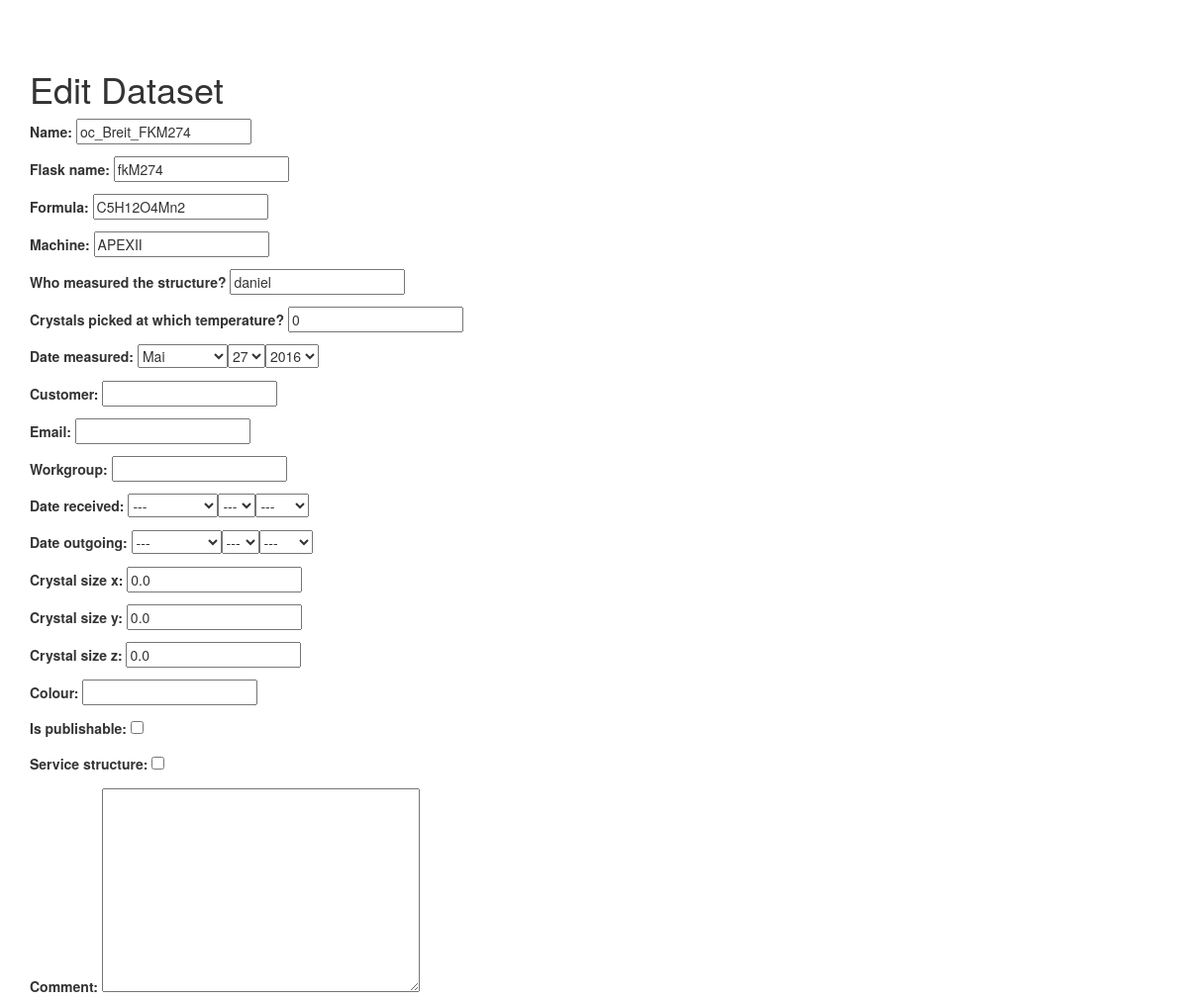
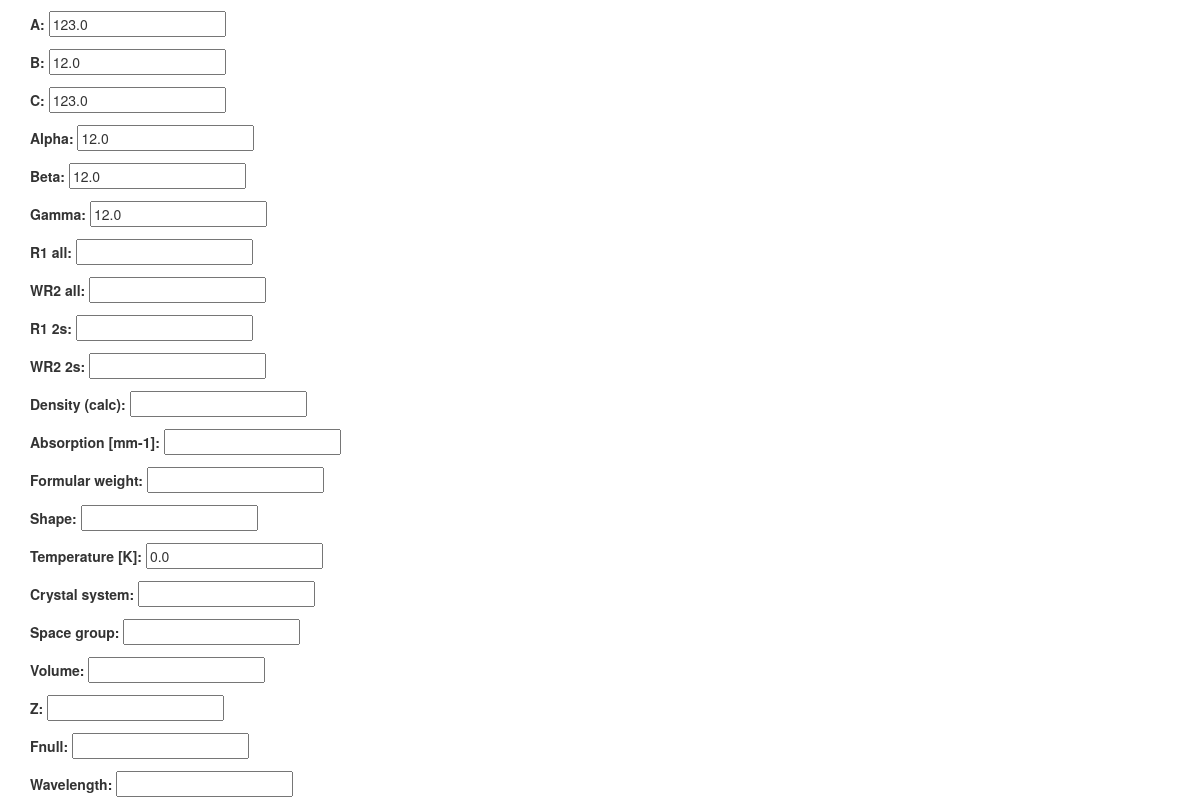
/stdb/1/edit/ (upper part), run on an earlier commit of the app's database (2 pictures, top to bottom).
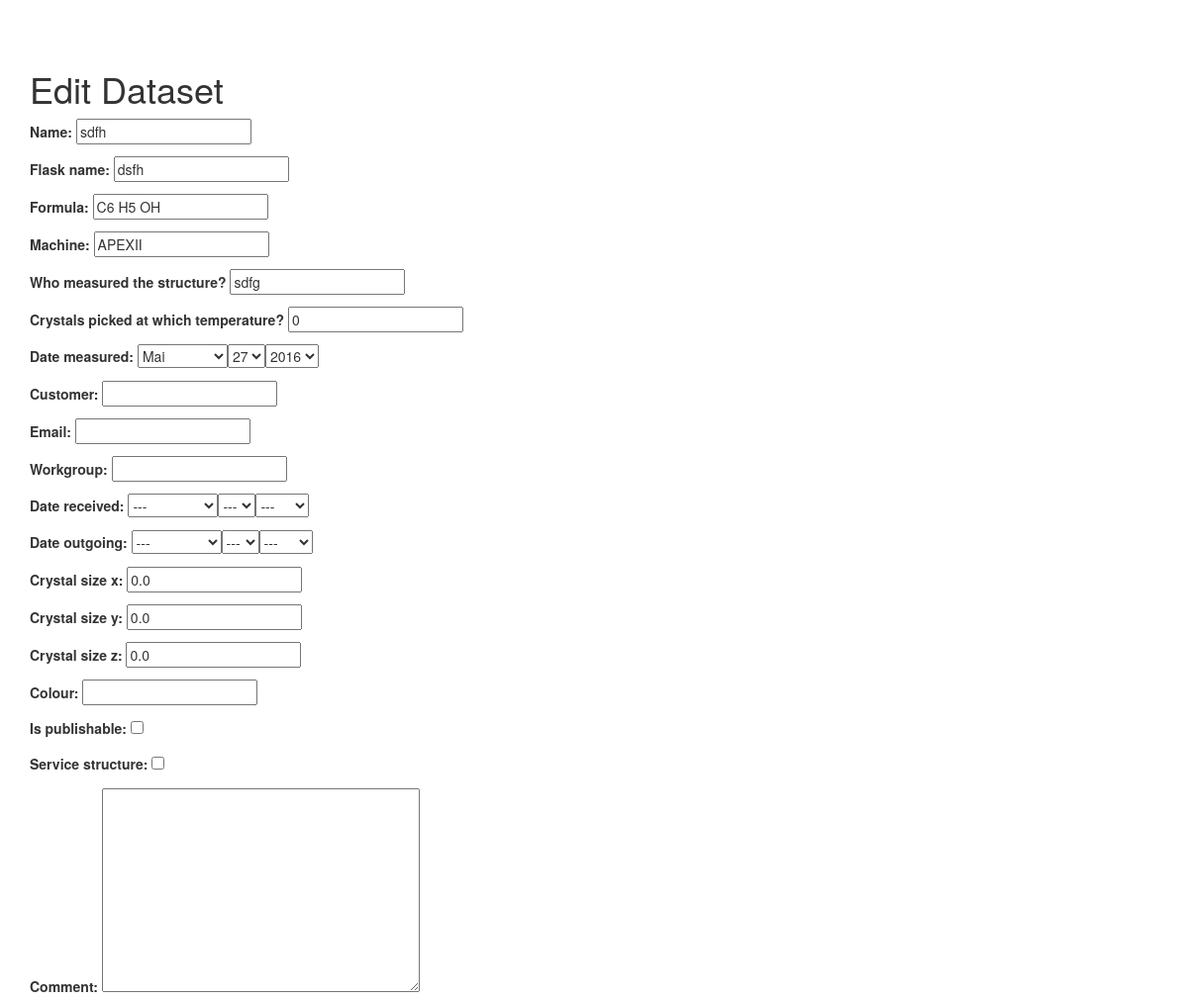
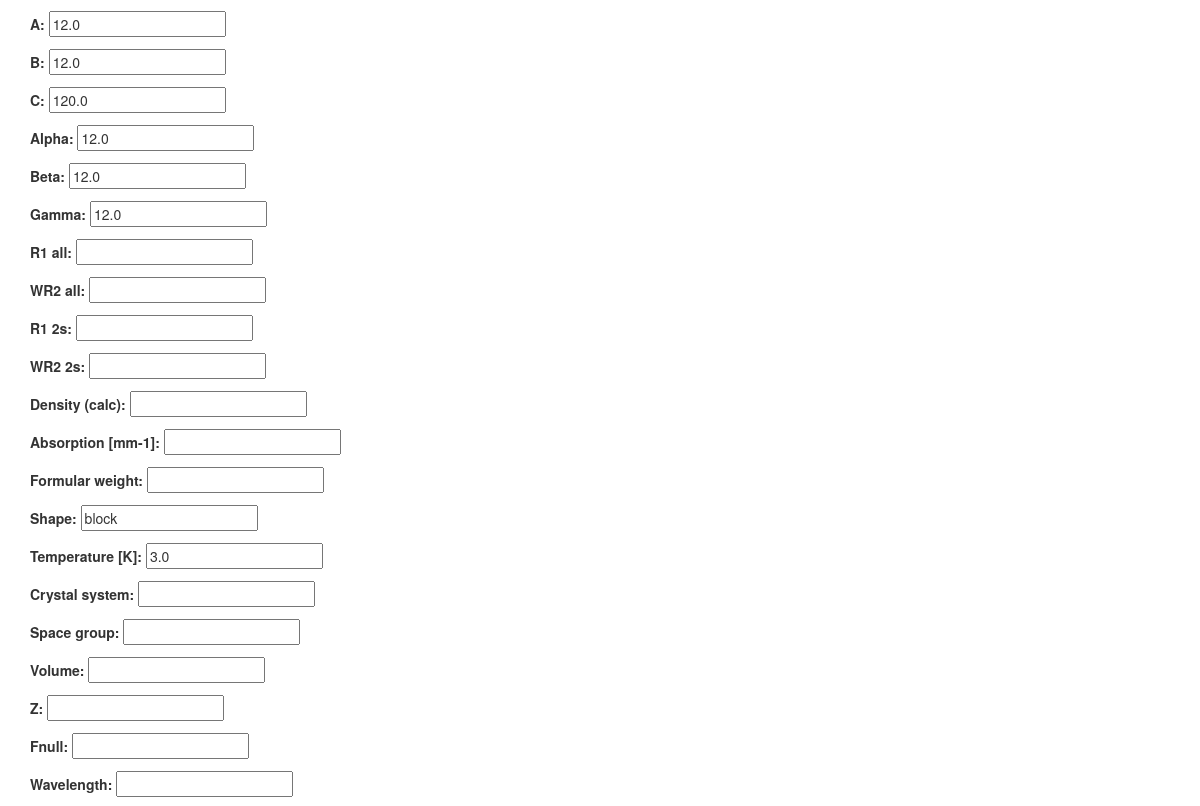
And on a later commit of the database (2 pictures, top to bottom).
### stdb/models.py (models this page shows, shortened)
class Dataset(models.Model):
    name = models.CharField(max_length=200, unique=True)
    flask_name = models.CharField(max_length=200)
    formula = models.CharField(max_length=200)
    machine = models.CharField(max_length=200)
    operator = models.CharField(max_length=200, verbose_name='Who measured the structure?')
    picked_at = models.IntegerField(verbose_name='Crystals picked at which temperature?', default=0)
    measure_date = models.DateField(verbose_name='date measured')
    measured_for = models.CharField(max_length=120, verbose_name='Customer', blank=True)
    email = models.EmailField(blank=True)
    ak = models.CharField(max_length=120, verbose_name='Workgroup', blank=True)
    received = models.DateField(verbose_name='date received', blank=True, null=True)
    output = models.DateField(verbose_name='date outgoing', blank=True, null=True)
    crystal_size_x = models.FloatField(max_length=4, default=0, blank=True,
                                       validators=[MinValueValidator(0), MaxValueValidator(500)])
    crystal_size_y = models.FloatField(max_length=4, default=0, blank=True,
                                       validators=[MinValueValidator(0), MaxValueValidator(500)])
    crystal_size_z = models.FloatField(max_length=4, default=0, blank=True,
                                       validators=[MinValueValidator(0), MaxValueValidator(500)])
    colour = models.CharField(max_length=20, blank=True)
    is_publishable = models.BooleanField(default=False)
    service_structure = models.BooleanField(default=False)
    comment = models.TextField(max_length=2000, blank=True)
    cell_a = models.FloatField(max_length=8, default=0, verbose_name='a', validators=[MinValueValidator(0),
                                                                                      MaxValueValidator(500)])
    cell_b = models.FloatField(max_length=8, default=0, verbose_name='b', validators=[MinValueValidator(0),
                                                                                      MaxValueValidator(500)])
    cell_c = models.FloatField(max_length=8, default=0, verbose_name='c', validators=[MinValueValidator(0),
                                                                                      MaxValueValidator(500)])
    alpha = models.FloatField(max_length=8, default=0, validators=[MinValueValidator(0), MaxValueValidator(180)])
    beta = models.FloatField(max_length=8, default=0, validators=[MinValueValidator(0), MaxValueValidator(180)])
    gamma = models.FloatField(max_length=8, default=0, validators=[MinValueValidator(0), MaxValueValidator(180)])
    R1_all = models.FloatField(max_length=5, validators=[MinValueValidator(0),
                                                         MaxValueValidator(1)], blank=True, null=True)
    wR2_all = models.FloatField(max_length=5, validators=[MinValueValidator(0),
                                                          MaxValueValidator(1)], blank=True, null=True)
    R1_2s = models.FloatField(max_length=5, validators=[MinValueValidator(0),
                                                        MaxValueValidator(1)], blank=True, null=True)
    wR2_2s = models.FloatField(max_length=5, validators=[MinValueValidator(0),
                                                         MaxValueValidator(1)], blank=True, null=True)
    density = models.FloatField(max_length=5, verbose_name='density (calc)', blank=True, null=True)
    mu = models.FloatField(max_length=5, verbose_name='absorption [mm-1]', blank=True, null=True)
    formular_weight = models.FloatField(max_length=8, verbose_name='Formular weight', blank=True, null=True)
    shape = models.CharField(max_length=20, blank=True)
    temperature = models.FloatField(max_length=5, verbose_name='Temperature [K]', blank=True, default=0, null=True)
    crystal_system = models.CharField(max_length=15, blank=True)
    space_group = models.CharField(max_length=15, blank=True)
    volume = models.FloatField(max_length=5, blank=True, null=True)
    z = models.IntegerField(blank=True, null=True)
    fnull = models.IntegerField(blank=True, null=True)
    wavelength = models.FloatField(max_length=10, blank=True, null=True)
    radiation_type = models.CharField(max_length=18, blank=True)
    theta_min = models.FloatField(max_length=10, blank=True, null=True)
    theta_max = models.FloatField(max_length=10, blank=True, null=True)
    measured_refl = models.IntegerField(blank=True, null=True)
    completeness = models.IntegerField(blank=True, null=True)
    indep_refl = models.IntegerField(blank=True, null=True)
    refl_used = models.IntegerField(blank=True, null=True)
    r_int = models.FloatField(max_length=10, blank=True, null=True)
    parameters = models.IntegerField(blank=True, null=True)
    restraints = models.IntegerField(blank=True, null=True)
    peak = models.FloatField(max_length=10, blank=True, null=True)
    hole = models.FloatField(max_length=10, blank=True, null=True)
    goof = models.FloatField(max_length=10, blank=True, null=True)
    cell_a.short_description = 'Unit Cell Parameter a'
    cell_b.short_description = 'Unit Cell Parameter b'
    cell_c.short_description = 'Unit Cell Parameter c'
    alpha.short_description = 'Unit Cell Parameter alpha'
    beta.short_description = 'Unit Cell Parameter beta'
    gamma.short_description = 'Unit Cell Parameter gamma'
    z.empty_value_display = '?'
    cif_file = models.FileField(upload_to=get_filename, verbose_name='CIF File', blank=True)
    fcf_file = models.FileField(upload_to=get_filename, verbose_name='fcf File', blank=True)
    res_file = models.FileField(upload_to=get_filename, verbose_name='RES File', blank=True)
    raw_file = models.FileField(upload_to=get_filename, verbose_name='raw/mul_file', blank=True)
    p4p_file = models.FileField(upload_to=get_filename, verbose_name='p4p File', blank=True)
    abs_file = models.FileField(upload_to=get_filename, verbose_name='abs File', blank=True)
    eps_file = models.FileField(upload_to=get_filename, verbose_name='abs File', blank=True)
    ls_file = models.FileField(upload_to=get_filename, verbose_name='name_0m._ls File', blank=True)
    pdf_file = models.FileField(upload_to=get_filename, verbose_name='Checkfif File', blank=True)
    checkcif_file = models.FileField(upload_to=get_filename, verbose_name='checkcif File', blank=True)
    hkl_file = models.FileField(upload_to=get_filename, verbose_name='hkl File', blank=True)
    sfrm_file = models.FileField(upload_to=get_filename, verbose_name='one Frame', blank=True)
    cht_file = models.FileField(upload_to=get_filename, verbose_name='name .cht file', blank=True)
    other_file1 = models.FileField(upload_to=get_filename, verbose_name='other File', blank=True)
    other_file2 = models.FileField(upload_to=get_filename, verbose_name='other File', blank=True)
    other_file3 = models.FileField(upload_to=get_filename, verbose_name='other File', blank=True)
    class Meta:
        ordering = ['-measure_date', '-name']
    def was_measured_recently(self):
        now = datetime.date.today()
        return now - datetime.timedelta(days=7) <= self.measure_date <= now
    is_publishable.short_description = 'publishable?'
    is_publishable.boolean = True
    was_measured_recently.admin_order_field = 'measure_date'
    was_measured_recently.boolean = True
    was_measured_recently.short_description = 'Measured recently?'
    def publishable(self):
        if self.is_publishable:
            return True
        else:
            return False

### stdb/views.py (the view)
# urls.py: url(r'^(?P<pk>\d+)/edit/$', dataset_update, name='update'),
def dataset_update(request, pk=None):
    instance = get_object_or_404(Dataset, pk=pk)
    form = DatasetForm(request.POST or None, request.FILES or None, instance=instance)
    if form.is_valid():
        instance = form.save(commit=False)
        instance.save()
        messages.success(request, "Successfully updated!")
        return HttpResponseRedirect(instance.get_absolute_url())
    context = {
        'dataset': instance,
        'form': form,
    }
    return render(request, "new_dataset.html", context)

### stdb/forms.py
class DatasetForm(forms.ModelForm):
    class Meta:
        model = Dataset
        fields = [str(i).split('.')[-1] for i in model._meta.fields]
        widgets = {
            'measure_date': DateInput,
            'received': DateInput,
            'output': DateInput,
        }
        fields.extend(widgets.keys())

### stdb/templates/new_dataset.html (shortened to what this page needs)
{% extends "base.html" %}
{% block content %}
<h1>Edit Dataset</h1>
<body>
<form method="POST" action="" enctype="multipart/form-data">{% csrf_token %}
<p>
{{ form.as_p }}
</p>
<br>
</form>
</body>
{% endblock %}

### stdb/templates/base.html (shortened to what this page needs)
{% load staticfiles %}
<!DOCTYPE html>
<html lang="en">
<head>
    <link rel="stylesheet" href="{% static "css/bootstrap.min.css" %}">
    <link rel="stylesheet" href="{% static "css/bootstrap-theme.css" %}">
    <link rel="stylesheet" href="{% static "css/main.css" %}">
</head>
<body>
<div class="container">
{% block content %}
{% endblock content %}
</div>
</body>
</html>

What changed in the data, as far as the page shows it:
changed Dataset "APEXII": name "oc_Breit_FKM274" → "sdfh"; flask_name "fkM274" → "dsfh"; formula "C5H12O4Mn2" → "C6 H5 OH"; operator "daniel" → "sdfg"; cell_a "123.0" → "12.0"; cell_c "123.0" → "120.0"; shape (not shown) → "block"; temperature "0.0" → "3.0"
